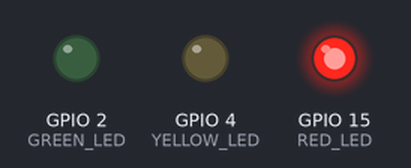
Bench run of a sketch on a simulated ESP32. Shown: output pins drawn as LEDs (lit = HIGH).

Above: at 2.5 s.
At 9.5 s:
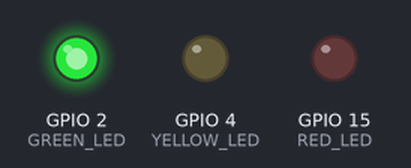
At 13.0 s:
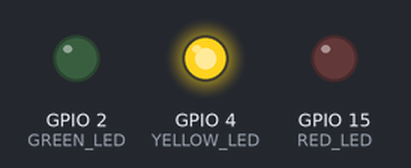
Timing chart, 0 to 18.2 s (numbered marks = the images above):
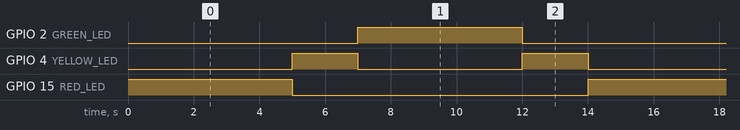

The sketch:

sketch.ino
```cpp
#define RED_LED 15
#define YELLOW_LED 4
#define GREEN_LED 2

void setup() {
  pinMode(RED_LED, OUTPUT);
  pinMode(YELLOW_LED, OUTPUT);
  pinMode(GREEN_LED, OUTPUT);
}

void loop() {
  // RED ON
  digitalWrite(RED_LED, HIGH);
  digitalWrite(YELLOW_LED, LOW);
  digitalWrite(GREEN_LED, LOW);
  delay(5000);

  // YELLOW ON
  digitalWrite(RED_LED, LOW);
  digitalWrite(YELLOW_LED, HIGH);
  digitalWrite(GREEN_LED, LOW);
  delay(2000);

  // GREEN ON
  digitalWrite(RED_LED, LOW);
  digitalWrite(YELLOW_LED, LOW);
  digitalWrite(GREEN_LED, HIGH);
  delay(5000);

  // YELLOW ON before RED
  digitalWrite(RED_LED, LOW);
  digitalWrite(YELLOW_LED, HIGH);
  digitalWrite(GREEN_LED, LOW);
  delay(2000);
}
```

Measured:
- by itself, GPIO 2 (GREEN_LED), GPIO 15 (RED_LED): alternates HIGH for 5.0 s and LOW for 9.0 s
- by itself, GPIO 4 (YELLOW_LED): alternates HIGH for 2.0 s and LOW for 5.0 s
- by itself, everything shown: repeats every 14.0 s, in 4 steps
